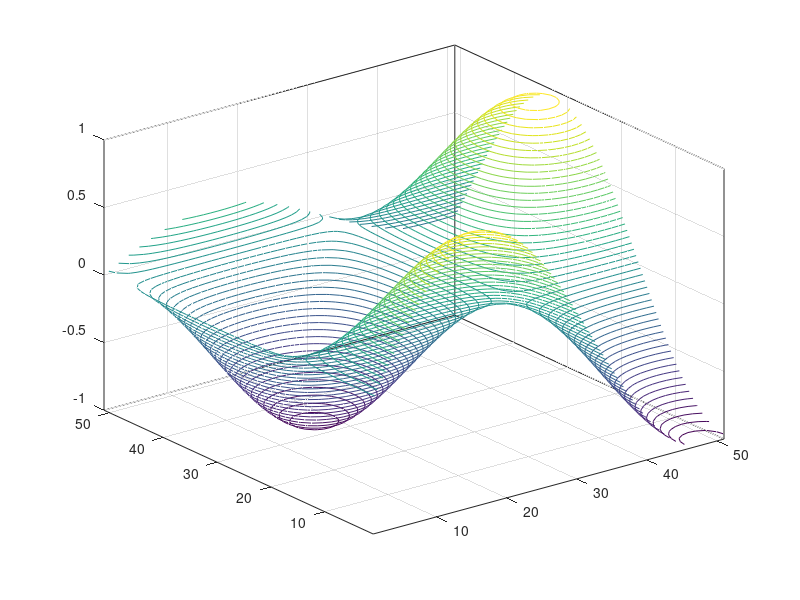

MATLAB code for this plot:
%surfaces
%input of x,y
[x,y]=meshgrid(0:0.1:5);
z=sin(x).*cos(y);
%surface
%shadding faceted
%title('Fasceted shading')
contour3(z,50)
shading flat
